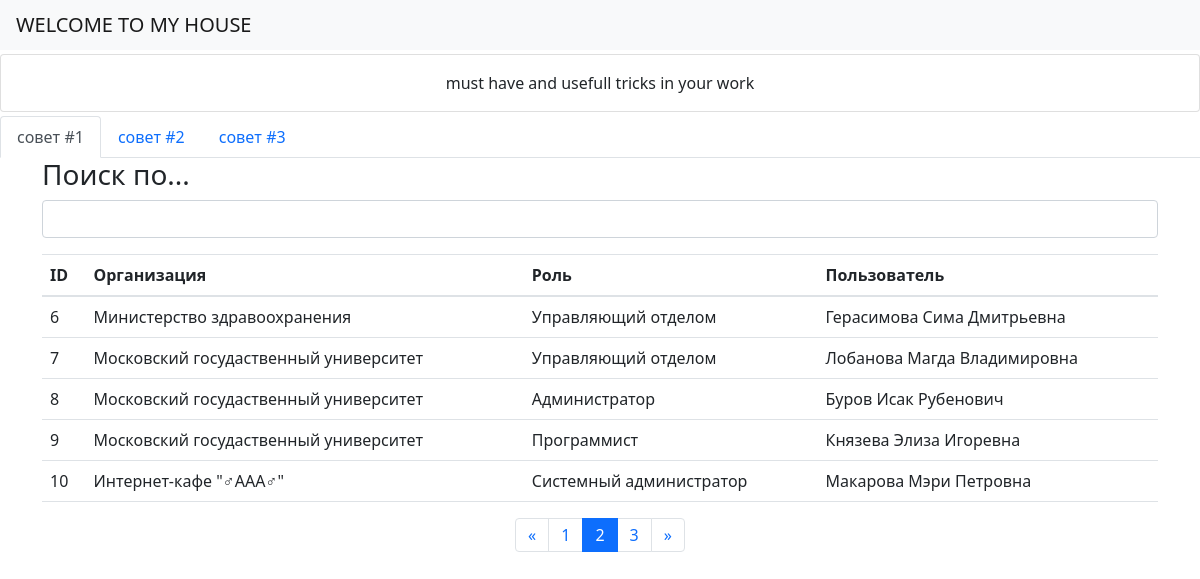
The page /advice_zone/?page=2 on the database its author committed.
### webmain/models.py (models this page shows)
class AdviceMode(models.Model):
    class Meta:
        ordering = ['id', ]
        verbose_name = 'Совет'
        verbose_name_plural = 'Совет'
    name = models.CharField('Название', max_length=100, null=True, blank=True)
    def __str__(self):
        return self.name

class TicketMode(models.Model):
    class Meta:
        ordering = ['id', ]
        verbose_name = 'Подсказка'
        verbose_name_plural = 'Подсказка'
    name = models.CharField('Название', max_length=100, null=True, blank=True)
    navzone = models.CharField('Содержание', max_length=10, null=True, blank=True)
    def __str__(self):
        return self.navzone

### webcontainer/models.py (models this page shows, shortened)
class ConnectionTableMode(models.Model):
    class Meta:
        ordering = ['id', ]
        verbose_name = 'Организация-Роль-Пользователь'
        verbose_name_plural = 'Организация-Роль-Пользователь'
    organizations = models.ForeignKey(OrganizationTableMode, verbose_name='Организация', on_delete=models.CASCADE,
                                      null=True, blank=True)
    roles = models.ForeignKey(RoleTableMode, verbose_name='Роль', on_delete=models.CASCADE, null=True, blank=True)
    users = models.ForeignKey(UserTableMode, verbose_name='Пользователь', on_delete=models.CASCADE, null=True,
                              blank=True)

class OrganizationTableMode(models.Model):
    class Meta:
        ordering = ['id', ]
        verbose_name = 'Организация'
        verbose_name_plural = 'Организация'
    name = models.CharField('Название организации', max_length=100, null=False, blank=False)
    def __str__(self):
        return self.name

class RoleTableMode(models.Model):
    class Meta:
        ordering = ['id', ]
        verbose_name = 'Роль'
        verbose_name_plural = 'Роль'
    name = models.CharField('Название роли', max_length=100, null=False, blank=False)
    def __str__(self):
        return self.name

class UserTableMode(models.Model):
    class Meta:
        ordering = ['id', ]
        verbose_name = 'Пользователь'
        verbose_name_plural = 'Пользователь'
    firstname = models.CharField('Фамилия', max_length=25, null=False, blank=False)
    mainname = models.CharField('Имя', max_length=20, null=False, blank=False)
    lastname = models.CharField('Отчество', max_length=25, null=True, blank=True)
    def __str__(self):
        return self.firstname + ' ' + self.mainname + ' ' + self.lastname

### webmain/views.py (the view)
# urls.py: path('advice_zone/', advice_home, name='advice_home'),
def advice_home(request):
    mainticket = TicketMode.objects.filter(id=1)
    secondaryticket = TicketMode.objects.filter(~Q(id=1))
    sett_search = {}
    datalist = ConnectionTableMode.objects.filter()
    if request.GET.get('search_name'):
        sett_search['search_name'] = request.GET.get('search_name')
        datalist = datalist.filter(Q(organizations__name__icontains=request.GET.get('search_name')) |
                                   Q(roles__name__icontains=request.GET.get('search_name')) |
                                   Q(users__firstname__icontains=request.GET.get('search_name')))
    else:
        datalist = datalist[0:50]
    page = request.GET.get('page', 1)
    paginator = Paginator(datalist, 5)
    try:
        datausers = paginator.page(page)
    except PageNotAnInteger:
        datausers = paginator.page(1)
    except EmptyPage:
        datausers = paginator.page(paginator.num_pages)
    return render(request, 'webmain/securitycontainPR/htmladvice.html',
                  {'mainticket': mainticket, 'secondaryticket': secondaryticket, 'advicelist': advicelist,
                   'datausers': datausers, 'sett_search': sett_search, })

### webmain/templates/webmain/securitycontainPR/htmladvice.html
{% extends 'home.html' %}
{% block content %}
    <div class="card mt-1 mb-1">
        {% if advicelist %}
            <div class="card-body text-center">{{ advicelist.1 }}</div>
        {% endif %}
    </div>
    <nav>
        <div class="nav nav-tabs" id="nav-tab" role="tablist">
            {% for i in mainticket %}
                <a class="nav-link active" id="{{ i.navzone }}-tab" data-toggle="tab" href="#{{ i.navzone }}" role="tab"
                   aria-controls="{{ i.navzone }}" aria-selected="true">{{ i.name }}</a>
            {% endfor %}
            {% for i in secondaryticket %}
                <a class="nav-link" id="{{ i.navzone }}-tab" data-toggle="tab" href="#{{ i.navzone }}" role="tab"
                   aria-controls="{{ i.navzone }}" aria-selected="false">{{ i.name }}</a>
            {% endfor %}
        </div>
    </nav>
    <div class="tab-content" id="nav-tabContent">
        {% include 'webmain/content/htmlnavcontent.html' %}
    </div>
{% endblock %}

### webmain/templates/webmain/content/htmlnavcontent.html (shortened to what this page needs)
{% for i in mainticket %}
    <div class="tab-pane fade show active" id="{{ i.navzone }}" role="tabpanel"
         aria-labelledby="{{ i.navzone }}-tab">{% include 'webmain/securitycontainPR/containerADV/htmltable.html' %}
    </div>
{% endfor %}

### webmain/templates/webmain/securitycontainPR/containerADV/htmltable.html (shortened to what this page needs)
{% block content %}
    <form action="" class="container">
        <h3>Поиск по...</h3>
        <div class="mb-3">
            <input value="{{ sett_search.search_name }}" name="search_name" class="form-control" type="text">
        </div>
        <table class="table table-hover">
            <thead>
            <tr>
                <th scope="col">ID</th>
                <th scope="col">Организация</th>
                <th scope="col">Роль</th>
                <th scope="col">Пользователь</th>
            </tr>
            </thead>
            <tbody>
            {% for i in datausers %}
                <tr>
                    <td>{{ i.id }}</td>
                    <td>{{ i.organizations }}</td>
                    <td>{{ i.roles }}</td>
                    <td>{{ i.users }}</td>
                </tr>
            {% endfor %}
            </tbody>
        </table>
        {% if datausers.has_other_pages %}
            <ul class="pagination justify-content-center">
                {% if datausers.has_previous %}
                    <li class="page-item"><a class="page-link"
                                             href="?page={{ datausers.previous_page_number }}">&laquo;</a>
                    </li>
                {% else %}
                    <li class="disabled page-item"><span class="page-link">&laquo;</span></li>
                {% endif %}
                {% for i in datausers.paginator.page_range %}
                    {% if datausers.number == i %}
                        <li class="active page-item"><span class="page-link">{{ i }} </span>
                        </li>
                    {% else %}
                        <li class="page-item"><a class="page-link" href="?page={{ i }}">{{ i }}</a></li>
                    {% endif %}
                {% endfor %}
                {% if datausers.has_next %}
                    <li class="page-item"><a class="page-link" href="?page={{ datausers.next_page_number }}">&raquo;</a>
                    </li>
                {% else %}
                    <li class="disabled page-item"><span class="page-link">&raquo;</span></li>
                {% endif %}
            </ul>
        {% endif %}
    </form>
{% endblock %}

### rows shown on the page
AdviceMode: name "must have and usefull tricks in your work"
TicketMode: name "совет #1", page_range "1" "3", page_range "2"
TicketMode: name "совет #2"
TicketMode: name "совет #3"
ConnectionTableMode: id "6", organizations "Министерство здравоохранения", roles "Управляющий отделом", users "Герасимова Сима Дмитрьевна"
ConnectionTableMode: id "7", organizations "Московский госудаственный университет", roles "Управляющий отделом", users "Лобанова Магда Владимировна"
ConnectionTableMode: id "8", organizations "Московский госудаственный университет", roles "Администратор", users "Буров Исак Рубенович"
ConnectionTableMode: id "9", organizations "Московский госудаственный университет", roles "Программист", users "Князева Элиза Игоревна"
ConnectionTableMode: id "10", organizations "Интернет-кафе \"♂AAA♂\"", roles "Системный администратор", users "Макарова Мэри Петровна"
